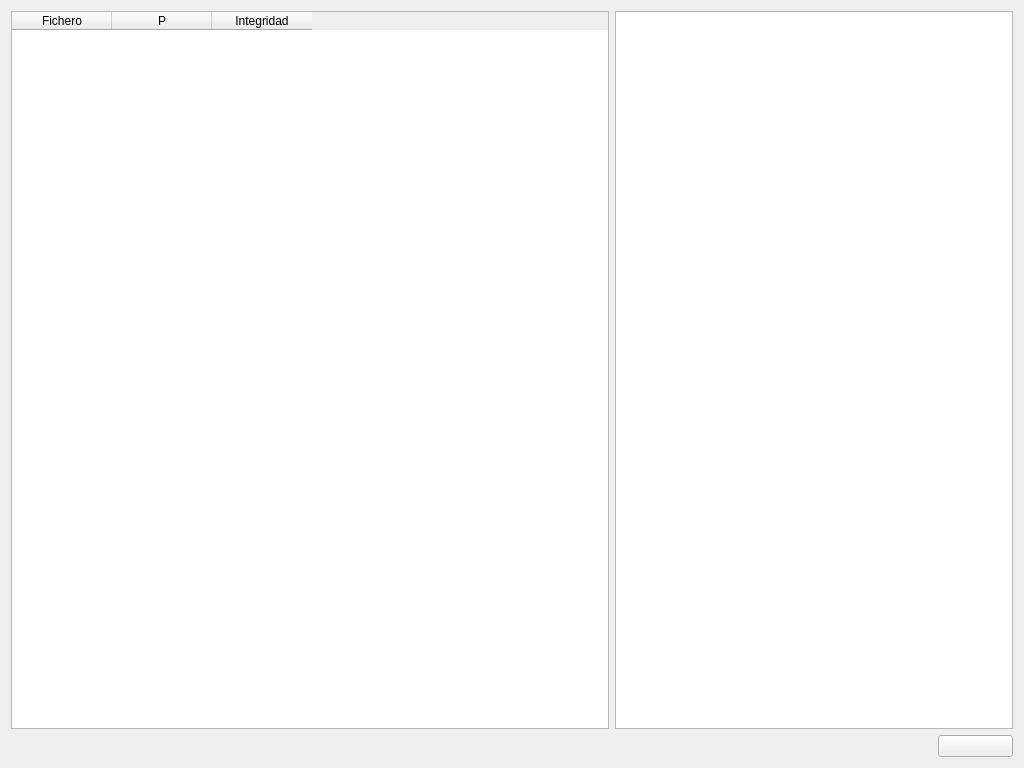
<?xml version="1.0" encoding="UTF-8"?>
<ui version="4.0">
 <class>GestionEventosUI</class>
 <widget class="QWidget" name="GestionEventosUI">
  <property name="enabled">
   <bool>true</bool>
  </property>
  <property name="geometry">
   <rect>
    <x>0</x>
    <y>0</y>
    <width>1024</width>
    <height>768</height>
   </rect>
  </property>
  <property name="sizePolicy">
   <sizepolicy hsizetype="Expanding" vsizetype="Preferred">
    <horstretch>0</horstretch>
    <verstretch>0</verstretch>
   </sizepolicy>
  </property>
  <property name="windowTitle">
   <string>IN2PS</string>
  </property>
  <property name="windowOpacity">
   <double>1.000000000000000</double>
  </property>
  <layout class="QVBoxLayout" name="verticalLayout">
   <item>
    <layout class="QHBoxLayout" name="horizontalLayout_2">
     <item>
      <widget class="QTableWidget" name="m_qtableLogs">
       <property name="sizePolicy">
        <sizepolicy hsizetype="Expanding" vsizetype="Expanding">
         <horstretch>3</horstretch>
         <verstretch>0</verstretch>
        </sizepolicy>
       </property>
       <property name="selectionMode">
        <enum>QAbstractItemView::NoSelection</enum>
       </property>
       <property name="textElideMode">
        <enum>Qt::ElideNone</enum>
       </property>
       <column>
        <property name="text">
         <string>Fichero</string>
        </property>
       </column>
       <column>
        <property name="text">
         <string>P</string>
        </property>
       </column>
       <column>
        <property name="text">
         <string>Integridad</string>
        </property>
       </column>
      </widget>
     </item>
     <item>
      <widget class="QTextEdit" name="m_teShowLog">
       <property name="enabled">
        <bool>true</bool>
       </property>
       <property name="sizePolicy">
        <sizepolicy hsizetype="Expanding" vsizetype="Expanding">
         <horstretch>2</horstretch>
         <verstretch>0</verstretch>
        </sizepolicy>
       </property>
       <property name="readOnly">
        <bool>true</bool>
       </property>
      </widget>
     </item>
    </layout>
   </item>
   <item>
    <layout class="QHBoxLayout" name="horizontalLayout">
     <item>
      <spacer name="horizontalSpacer">
       <property name="orientation">
        <enum>Qt::Horizontal</enum>
       </property>
       <property name="sizeHint" stdset="0">
        <size>
         <width>40</width>
         <height>20</height>
        </size>
       </property>
      </spacer>
     </item>
     <item>
      <widget class="QPushButton" name="m_pbExit">
       <property name="minimumSize">
        <size>
         <width>75</width>
         <height>0</height>
        </size>
       </property>
       <property name="maximumSize">
        <size>
         <width>75</width>
         <height>16777215</height>
        </size>
       </property>
       <property name="text">
        <string/>
       </property>
       <property name="icon">
        <iconset resource="../../In2Apps/In2Pills/In2Pills/shared.qrc">
         <normaloff>:/res/images/Ok.png</normaloff>:/res/images/Ok.png</iconset>
       </property>
      </widget>
     </item>
    </layout>
   </item>
  </layout>
 </widget>
 <resources>
  <include location="../../In2Apps/In2Pills/In2Pills/shared.qrc"/>
 </resources>
 <connections/>
</ui>
